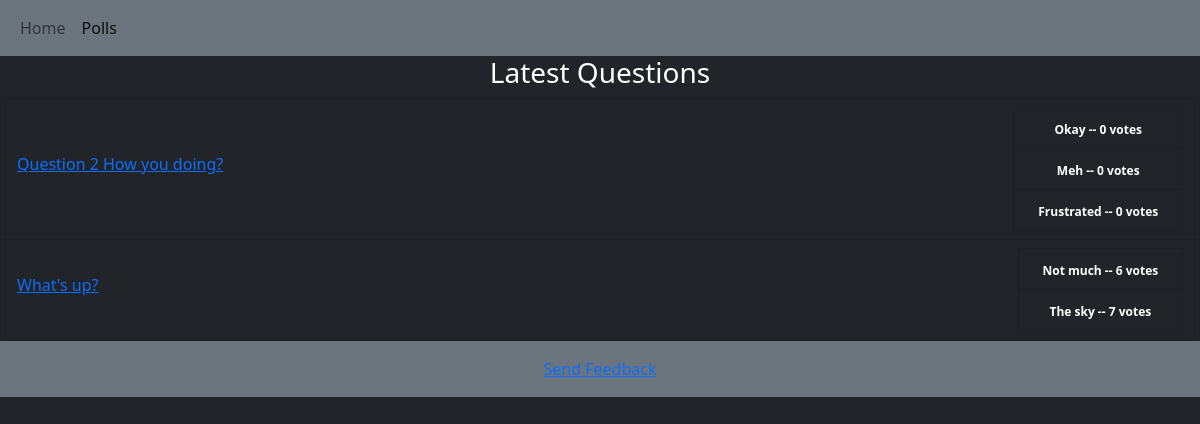
Screenshot of /polls/ with the database file from the repository.
### polls/models.py (models this page shows, shortened)
class Question(models.Model):
    question_text = models.CharField(max_length=200)
    pub_date = models.DateTimeField('date published')

class Choice(models.Model):
    question = models.ForeignKey(Question, on_delete=models.CASCADE)
    choice_text = models.CharField(max_length=200)
    votes = models.IntegerField(default=0)

### polls/views.py (the view)
# urls.py: path('', views.IndexView.as_view(), name='index'),
class IndexView(generic.ListView):
    template_name = 'polls/index.html'
    context_object_name = 'latest_question_list'
    def get_queryset(self):
        return Question.objects.filter(
            pub_date__lte=timezone.now()).order_by('-pub_date')[:5]

### polls/Templates/polls/index.html (shortened to what this page needs)
{% load i18n static %}
<!DOCTYPE html>
<html lang="{{ LANGUAGE_CODE|default:"en-us" }}" dir="{{ LANGUAGE_BIDI|yesno:'rtl,ltr,auto' }}">
    <head>
        <link rel="stylesheet" href="{% block stylesheet %}{% static 'polls/css/bootstrap.css' %}{% endblock %}">
    </head>
    <body class="{% block bodyclass %}contianer text-center text-bg-dark bg-dark{% endblock %}">
        {% block nav_top %}
            {% include "polls/nav_top.html" %}
        {% endblock %}
        {% block main %}
            {% if latest_question_list %}
                {% include "polls/question_list.html" %}
            {% else %}
                <p>No polls are available.</p>
            {% endif %}
        {% endblock %}
        {% block footer %}
            {% include 'polls/footer.html' %}
        {% endblock %}
    </body>
</html>

### polls/Templates/polls/question_list.html
{% load i18n static %}
<h3>Latest Questions</h3>
<ul class="list-group">
    {% for question in latest_question_list %}
        <li class="list-group-item text-bg-dark bg-dark d-flex justify-content-between align-items-center">
            <h6>
            <a href="{% url 'polls:detail' question.id %}">{{ question.question_text }}</a>
            </h6>
            {% block votes %}
            <ul>
                {% for choice in question.choice_set.all %}
                    <li class="list-group-item text-bg-dark bg-dark">
                        <span class="badge badge-primary badge-pill">
                            {{ choice.choice_text }} -- {{ choice.votes }} vote{{ choice.votes|pluralize }}
                        </span>
                    </li>
                {% endfor %}
                </ul>
            {% endblock %}
        </li>
    {% endfor %}
</ul>

### rows the page displays
Question: question_text "Question 2 How you doing?"
Choice: choice_text "Okay", votes "0"
Choice: choice_text "Meh", votes "0"
Choice: choice_text "Frustrated", votes "0"
Question: question_text "What's up?"
Choice: choice_text "Not much", votes "6"
Choice: choice_text "The sky", votes "7"
